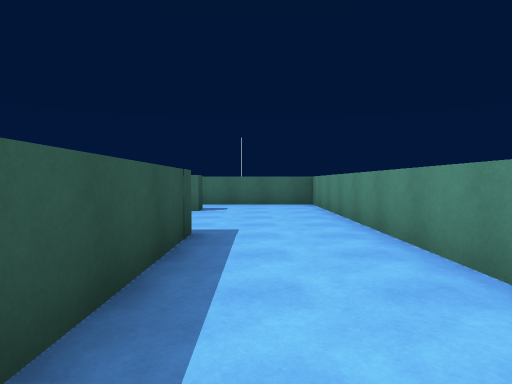
[1] (above)

18 first-person views from a walk through a 3-D level made in the Unity game engine. The camera is 1.4 m above the floor, tilts 2° down and sees 80° across. The floor is counted in squares, 2 m on a side. Each view is taken from the middle of a square. On the plan, view 1 faces up. The plan holds only what a view shows up to about 10 squares ahead; the rest is blank. The place goes on beyond the plan. Some surface patterns are stand-ins.

[2]
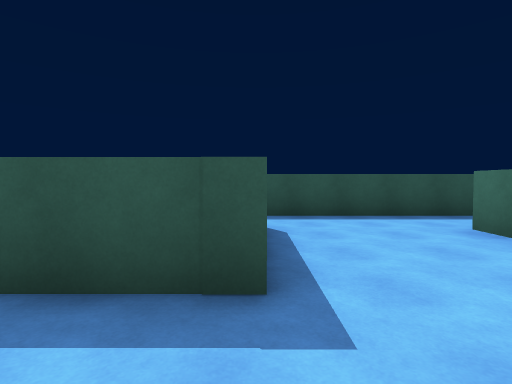

[3]
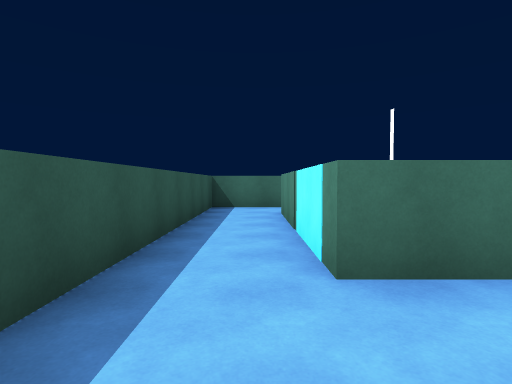

[4]
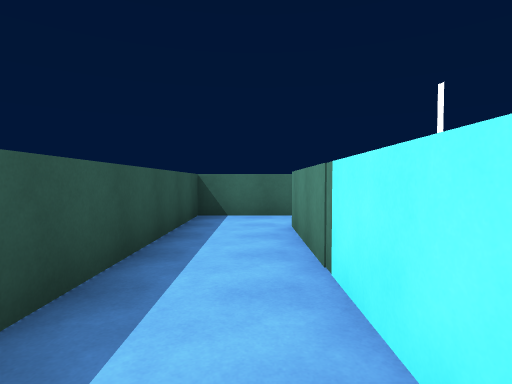

[5]
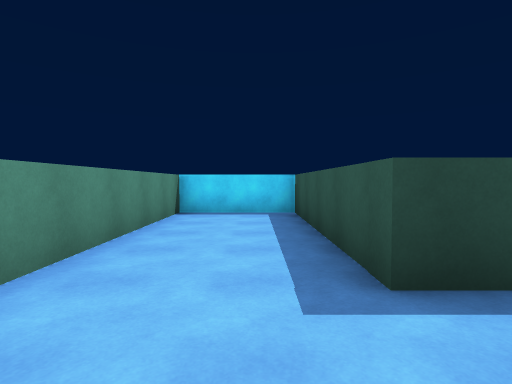

[6]
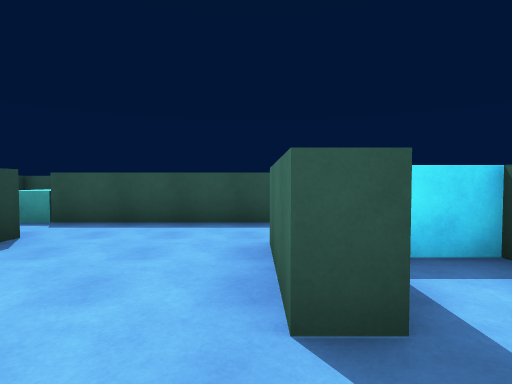

[7]
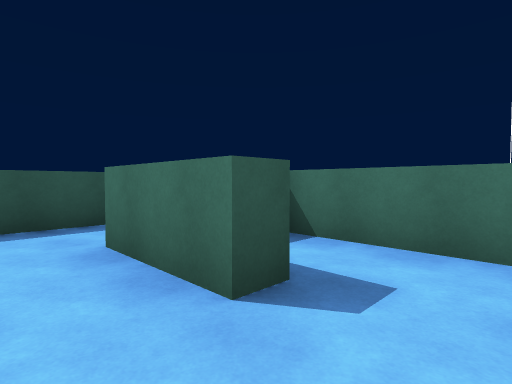

[8]
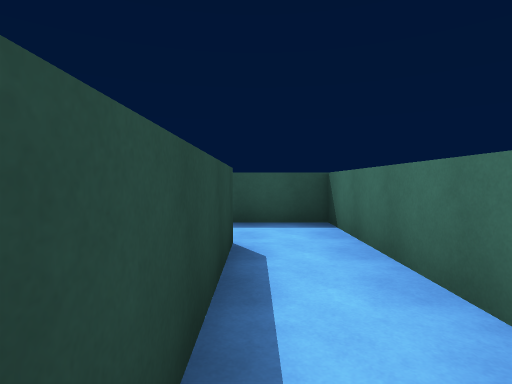

[9]
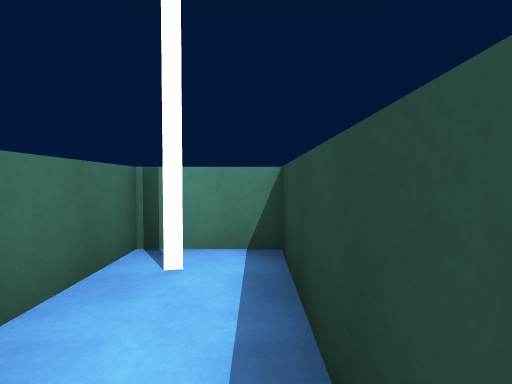

[10]
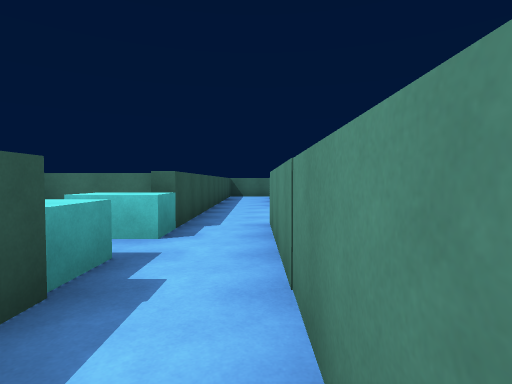

[11]
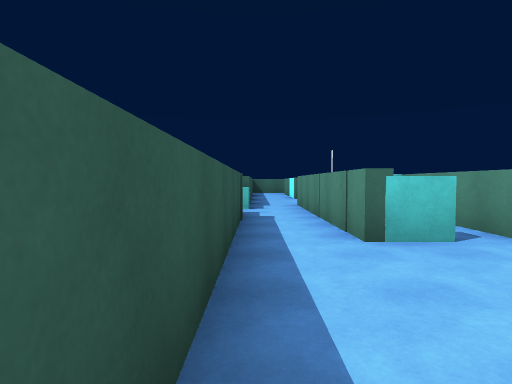

[12]
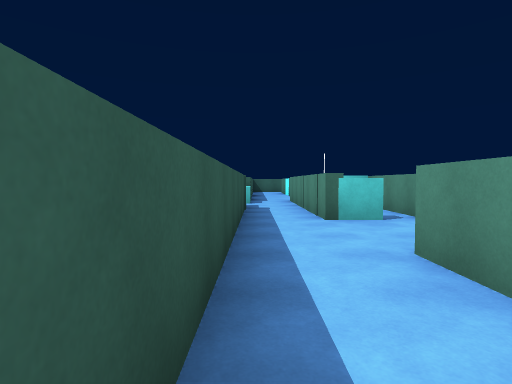

[13]
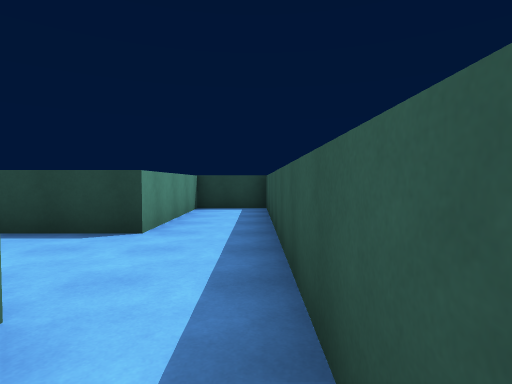

[14]
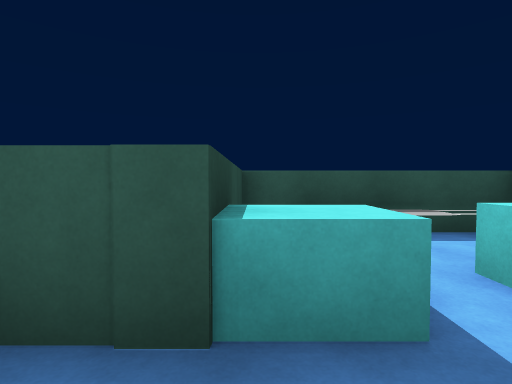

[15]
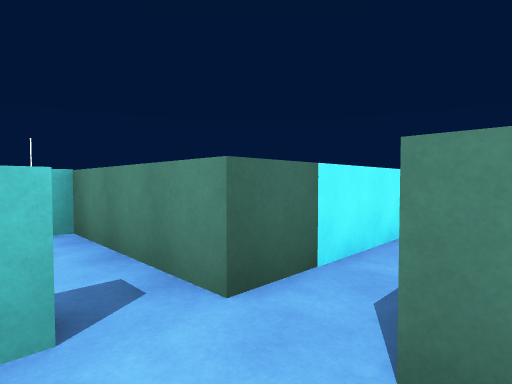

[16]
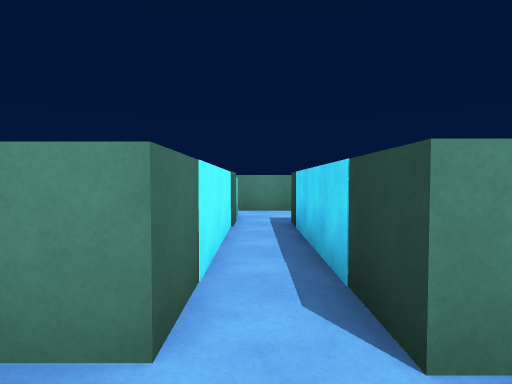

[17]
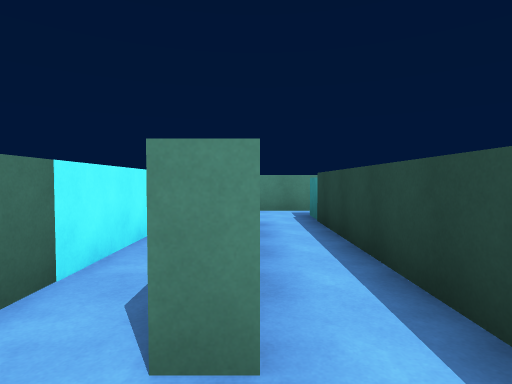

[18]
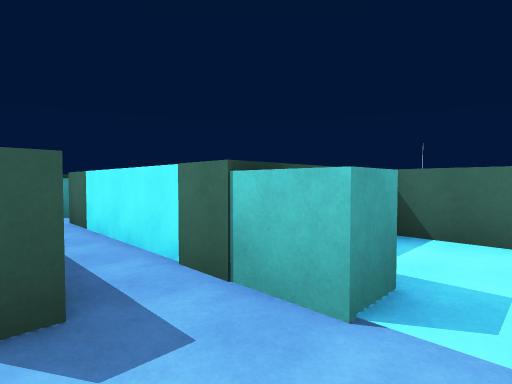

### Floor plan
Points are (right, up) in squares from view 1. A wall is a line through its corners. A room is listed if a view was taken in it or the views show most of it. See-through windows are left out.
Room 1 (views 1, 2, 3, 4, 5, 6, 7, 8, 9)
walls: (-1.4, 7.8) (-1.4, 7.2) (-3.4, 7.2) (-3.4, 11.7) (0.1, 11.7) (0.1, 12.8); (-1.8, 4.1) (-0.9, 4.1) (-0.9, -0.8) (1.7, -0.8) (1.7, 9.3) (-2.8, 9.3) (-2.8, 8.4); (-3.8, 4.1) (-3.4, 4.1); (0.2, 13.2) (-5.3, 13.2) (-5.3, 3.5)
ways out: opening at (-4, 4) to room 3
Room 2 (views 10, 11, 12, 13, 15, 16, 17)
walls: (-1.9, -3.1) (-1.9, -2.6); (-3.8, -0.6) (-3.8, 0.4); (-1.9, -1.6) (-1.9, -0.4); (-5.3, -0.2) (-5.3, -6.8); (-5.3, 0.6) (-5.3, -0.1); (-5.4, -7.9) (-3.4, -7.9) (-3.4, -4.1) (1.5, -4.1)
ways out: opening at (-4.5, 0) to room 3; opening at (-1, -2) to room 4; opening at (-2, 0.5) to room 5
objects: cyan block (-3, -1)
Room 3 (view 14)
walls: (-7.5, 0.8) (-6.6, 0.8); (-5.9, 4.5) (-7.9, 4.5); (-3.8, 0.4) (-3.8, 4.1); (-8.2, 4.6) (-8.2, 0.8)
ways out: opening at (-4, 4) to room 1; opening at (-4.5, 0) to room 2
objects: cyan block (-6, 1); cyan block (-6, 3) to (-5, 3)
Room 4 (view 18)
walls: (4.2, -2.9) (4.2, -1.5); (2.3, -0.2) (2.3, -1.6) (-1.9, -1.6); (4.2, -4.5) (4.2, -3); (3.8, 0.9) (2.5, 0.9); (-1.9, -2.6) (2.2, -2.6)
ways out: opening at (-1, -2) to room 2
objects: cyan block (2, -4) to (3, -4); cyan block (3, -1)
Room 5 (no view inside)
walls: (-1.9, -0.4) (-1.9, 1)
ways out: opening at (-2, 0.5) to room 2
objects: cyan block (-3, 2) to (-2, 2)

Positions as (right, up) in squares from view 1, and headings:
1: (0, 0), facing up
2: (1, 4), facing left
3: (-4, 5), facing up
4: (-4, 7), facing up
5: (0, 6), facing down
6: (0, 7), facing left
7: (0, 6), facing up-left
8: (0, 12), facing left
9: (-3, 12), facing right
10: (-4, -1), facing up
11: (-5, -5), facing up
12: (-5, -7), facing up
13: (-5, 0), facing down
14: (-4, 1), facing left
15: (-3, -3), facing up-right
16: (-3, -2), facing right
17: (-3, -3), facing right
18: (4, -3), facing up-left
